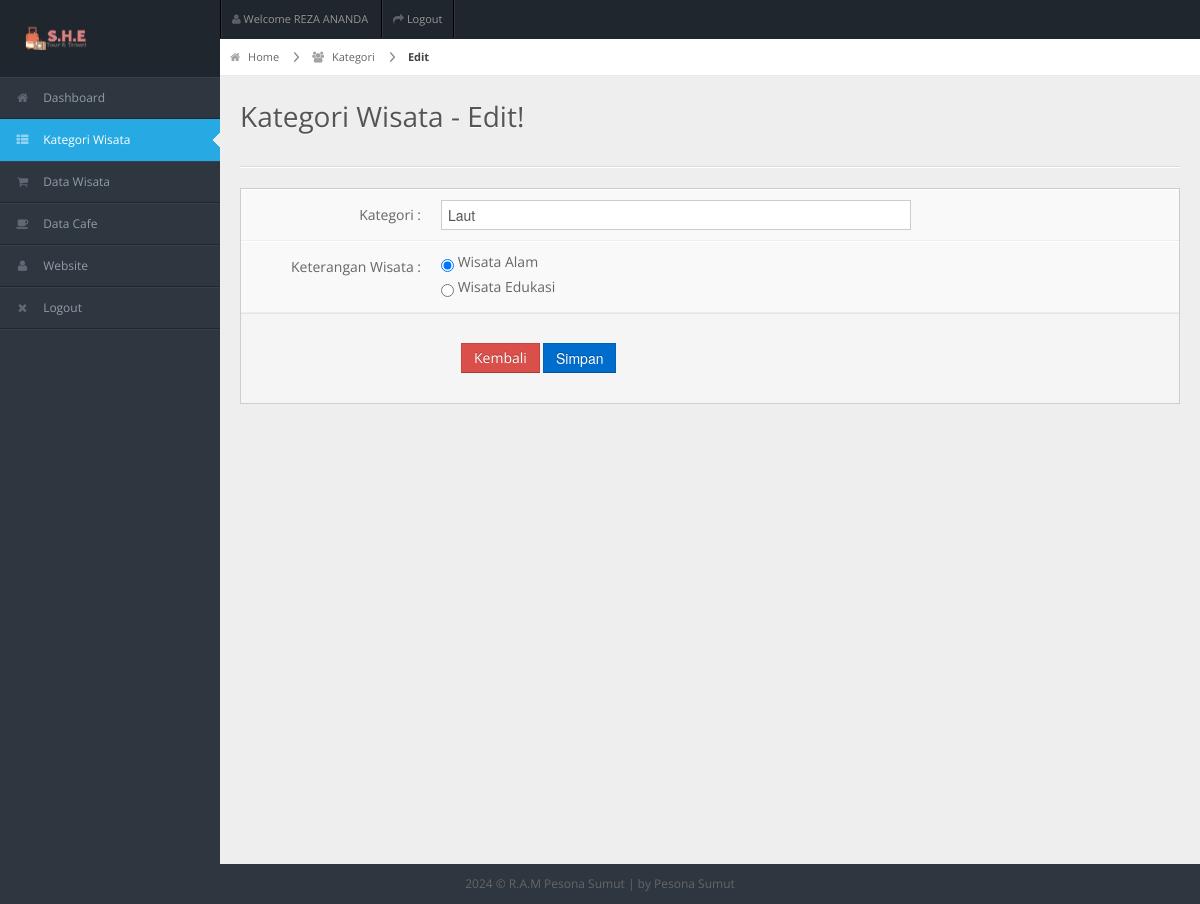
Screenshot of /Back/admin/edit-kategori.php?id=4 (signed in) with the database file from the repository.
### tables this page shows
CREATE TABLE `tbkategori` (
  `kdkategori` int(10) NOT NULL,
  `kategori` varchar(50) NOT NULL,
  `ket` varchar(50) NOT NULL
);

### Back/admin/edit-kategori.php (the view, shortened to what this page needs)
<?php include 'header.php'; ?>
<?php
include("koneksi.php");
$id = $_GET["id"];
$sql = "SELECT * FROM tbkategori WHERE kdkategori=$id";
$rpelanggan = mysqli_query($con,$sql);
$data = mysqli_fetch_array($rpelanggan);
$kategori = $data["kategori"];
$ket = $data["ket"];
?>
<div id="content">
<div id="content-header">
	<div id="breadcrumb">
		<a href="index.php" title="Go to Home" class="tip-bottom"><i class="icon-home"></i> Home</a>
		<a href="kategori.php" title="Back to Kategori" class="tip-bottom"><i class="icon-group"></i> Kategori</a>
		<a class="current">Edit</a>
	</div>
    <h1>Kategori Wisata - Edit!</h1>
</div>
<div class="container-fluid">
<hr>
  <div class="widget-box">
    <div class="widget-content nopadding">
	<form action="edit-kategori-act.php" method="post" class="form-horizontal">
		    <div class="control-group">
          <label class="control-label">Kategori  :</label>
          <div class="controls">
            <input type="text" class="span5" name="kategori" value="<?php echo $kategori;?>" placeholder="Edit Kategori Wisata" />
          </div>
        </div>
        <div class="control-group">
          <label class="control-label">Keterangan Wisata :</label>
            <div class="controls">
              <label>
                <input type="radio" name="ket" value="Wisata Alam" <?php if($ket == 'Wisata Alam'){ echo 'checked'; } ?>/>
                Wisata Alam</label>
              <label>
                <input type="radio" name="ket" value="Wisata Edukasi" <?php if($ket == 'Wisata Edukasi'){ echo 'checked'; } ?> />
                Wisata Edukasi</label>
            </div>
        </div>
        <div class="form-actions">
        	<div class="controls">
	          <a href="kategori.php" class="btn btn-danger col-md-2"> Kembali</a>
            <input type="submit" class="btn btn-primary" value="Simpan">
      		</div>
        </div>
	</form>
</div>
</div>
</div>
</div>
<?php include 'footer.php'; ?>

### Back/css/matrix-style.css (style rules this page uses)
* { outline:none !important; -moz-outline: none !important; }
html, body { height:100% }
body { overflow-x: hidden; margin-top: -10px; font-family: 'Open Sans', sans-serif; font-size:12px; color:#666; }
a { color:#666; }
select, textarea, input[type="text"], input[type="password"], input[type="datetime"], input[type="datetime-local"], input[type="date"], input[type="month"], input[type="time"], input[type="week"], input[type="number"], input[type="email"], input[type="url"], input[type="search"], input[type="tel"], input[type="color"], .uneditable-input, .label, .dropdown-menu, .btn, .well, .progress, .table-bordered, .btn-group > .btn:first-child, .btn-group > .btn:last-child, .btn-group > .btn:last-child, .btn-group > .dropdown-toggle, .alert { border-radius:0px; }
.btn, textarea, input[type="text"], input[type="password"], input[type="datetime"], input[type="datetime-local"], input[type="date"], input[type="month"], input[type="time"], input[type="week"], input[type="number"], input[type="email"], input[type="url"], input[type="search"], input[type="tel"], input[type="color"], .uneditable-input { box-shadow:none; }
.progress, .progress-success .bar, .progress .bar-success, .progress-warning .bar, .progress .bar-warning, .progress-danger .bar, .progress .bar-danger, .progress-info .bar, .progress .bar-info, .btn, .btn-primary { background-image:none; }
.form-horizontal .form-actions { padding-left:20px; }
hr { border-top-color:#dadada; }
#content { background: none repeat scroll 0 0 #eeeeee; margin-left: 220px; margin-right: 0; padding-bottom: 25px; position: relative; min-height:100%; width: auto; }
#content-header { position: abslute; width: 100%; margin-top: -38px; z-index: 20; }
#content-header h1 { color: #555555; font-size: 28px; font-weight: normal; float: none; text-shadow: 0 1px 0 #ffffff; margin-left: 20px; position: relative; }
#content-header h1, #content-header .btn-group { margin-top: 20px; }
#breadcrumb { background-color: #fff; border-bottom: 1px solid #e3ebed; }
#breadcrumb a { padding: 8px 20px 8px 10px; display: inline-block; background-image: url('../img/breadcrumb.png'); background-position: center right; background-repeat: no-repeat; font-size: 11px; color: #666666; }
#breadcrumb a:last-child { background-image:none; }
#breadcrumb a.current { font-weight: bold; color: #444444; }
#breadcrumb a i { margin-right: 5px; opacity: .6; }
.stat-boxes .peity_bar_good, .stat-boxes .peity_line_good, { color: #459D1C; }
.widget-box { background: none repeat scroll 0 0 #F9F9F9; border-left: 1px solid #CDCDCD; border-top: 1px solid #CDCDCD; border-right: 1px solid #CDCDCD; clear: both; margin-top: 16px; margin-bottom: 16px; position: relative; }
.widget-content { padding:15px; border-bottom: 1px solid #cdcdcd; }
.nopadding { padding: 0 !important; }
form { margin-bottom: 0; }
.form-horizontal .control-group { border-top: 1px solid #ffffff; border-bottom: 1px solid #eeeeee; margin-bottom: 0; }
.form-horizontal .control-label { padding-top: 15px; width: 180px; }
.form-horizontal .controls { margin-left: 200px; padding: 10px 0; }
.form-horizontal .form-actions { margin-top: 0; margin-bottom: 0; }

### Back/css/matrix-media.css (style rules this page uses)
body { background:#2E363F; }

### rows the page displays
tbkategori: kategori "Laut", ket "☑ Wisata Alam", ket "☐ Wisata Edukasi"

### other values shown
$_SESSION['nama'] "REZA ANANDA"
